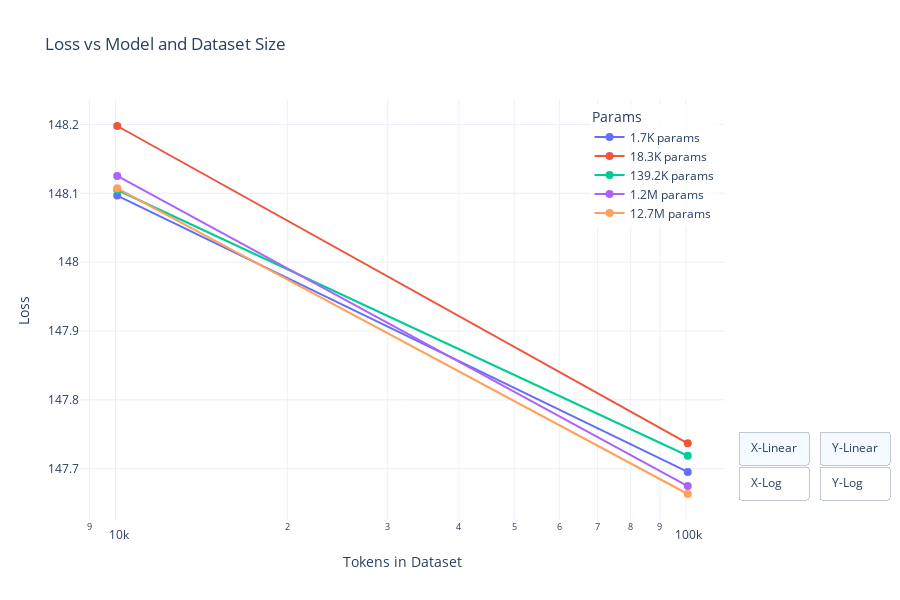

Write notebook code for a chart like this one.
### Code cell
# This adds a new cell after your data loading code to create the desired visualization
import numpy as np
import plotly.graph_objects as go
import plotly.express as px
from IPython.display import display
import ipywidgets as widgets
from scipy.optimize import curve_fit
import math

# Function to create the Loss vs Model and Dataset Size plot
def create_model_dataset_plot(all_detailed_runs, experiment_filenames):
    fig = go.Figure()
    
    # Combine data from all experiment files
    combined_detailed_runs = {}
    
    # Merge all experiment data
    for filename in experiment_filenames:
        detailed_runs = all_detailed_runs[filename]
        for ds_size, runs in detailed_runs.items():
            if ds_size not in combined_detailed_runs:
                combined_detailed_runs[ds_size] = []
            # Add all runs for this dataset size
            combined_detailed_runs[ds_size].extend(runs)
    
    # Define a color map for different parameter sizes
    color_palette = px.colors.qualitative.Plotly
    model_sizes = set()
    
    # First, collect all unique model sizes for consistent color mapping
    for ds_size, runs in combined_detailed_runs.items():
        for run_info in runs:
            num_params = run_info[0]
            model_sizes.add(num_params)
    
    model_sizes = sorted(list(model_sizes))
    color_map = {size: color_palette[i % len(color_palette)] for i, size in enumerate(model_sizes)}
    
    # Format dataset sizes and model parameters for more readable display
    def format_number(num):
        if num >= 1e9:
            return f"{num/1e9:.1f}B"
        elif num >= 1e6:
            return f"{num/1e6:.1f}M"
        elif num >= 1e3:
            return f"{num/1e3:.1f}K"
        else:
            return f"{num:.1f}"
    
    # For each model size, plot a line across dataset sizes
    for model_size in model_sizes:
        ds_sizes = []
        val_losses = []
        
        # Collect validation losses for this model size across all dataset sizes
        for ds_size, runs in combined_detailed_runs.items():
            # Find the run with this model size
            # If multiple runs with the same model size exist for a dataset size,
            # take the one with the best (lowest) validation loss
            best_val_loss = float('inf')
            for run_info in runs:
                num_params, val_loss, _, _ = run_info
                if num_params == model_size and val_loss < best_val_loss:
                    best_val_loss = val_loss
            
            # If we found a matching model size for this dataset size
            if best_val_loss != float('inf'):
                ds_sizes.append(ds_size)
                val_losses.append(best_val_loss)
        
        # Sort by dataset size for proper line plotting
        if ds_sizes:
            sorted_indices = np.argsort(ds_sizes)
            sorted_ds_sizes = [ds_sizes[i] for i in sorted_indices]
            sorted_val_losses = [val_losses[i] for i in sorted_indices]
            
            # Add trace for this model size
            fig.add_trace(
                go.Scatter(
                    x=sorted_ds_sizes,
                    y=sorted_val_losses,
                    mode='lines+markers',
                    name=f"{format_number(model_size)} params",
                    line=dict(color=color_map[model_size]),
                    marker=dict(color=color_map[model_size], size=8),
                    customdata=[model_size] * len(sorted_ds_sizes),  # Store model size for hover info
                    hovertemplate="Dataset size: %{x}<br>Loss: %{y}<br>Params: %{customdata}<extra></extra>"
                )
            )
    
    # Update layout
    fig.update_layout(
        title="Loss vs Model and Dataset Size",
        xaxis_title="Tokens in Dataset",
        yaxis_title="Loss",
        template="plotly_white",
        width=900,
        height=600,
        legend_title="Params",
        legend=dict(
            yanchor="top",
            y=0.99,
            xanchor="right",
            x=0.99,
            bgcolor="rgba(255, 255, 255, 0.8)"
        )
    )
    
    # Set log scale for x-axis by default
    fig.update_xaxes(type="log")
    
    # Add buttons for toggling axis scales
    xaxis_buttons = [
        dict(args=[{"xaxis.type": "linear"}], label="X-Linear", method="relayout"),
        dict(args=[{"xaxis.type": "log"}], label="X-Log", method="relayout")
    ]
    yaxis_buttons = [
        dict(args=[{"yaxis.type": "linear"}], label="Y-Linear", method="relayout"),
        dict(args=[{"yaxis.type": "log"}], label="Y-Log", method="relayout")
    ]
    
    fig.update_layout(
        updatemenus=[
            dict(type="buttons", direction="up", x=1.02, y=0.05, xanchor="left", yanchor="bottom",
                 showactive=True, buttons=xaxis_buttons),
            dict(type="buttons", direction="up", x=1.145, y=0.05, xanchor="left", yanchor="bottom",
                 showactive=True, buttons=yaxis_buttons)
        ]
    )
    
    # Fit power law curves for each model size if enough points
    for model_size in model_sizes:
        ds_sizes = []
        val_losses = []
        
        for ds_size, runs in combined_detailed_runs.items():
            best_val_loss = float('inf')
            for run_info in runs:
                num_params, val_loss, _, _ = run_info
                if num_params == model_size and val_loss < best_val_loss:
                    best_val_loss = val_loss
            
            if best_val_loss != float('inf'):
                ds_sizes.append(ds_size)
                val_losses.append(best_val_loss)
        
        if len(ds_sizes) >= 3:  # Need at least 3 points for a reasonable fit
            sorted_indices = np.argsort(ds_sizes)
            sorted_ds_sizes = np.array([ds_sizes[i] for i in sorted_indices])
            sorted_val_losses = np.array([val_losses[i] for i in sorted_indices])
            
            # Extend the x range for the fitted curve
            min_ds = min(sorted_ds_sizes)
            max_ds = max(sorted_ds_sizes)
            extended_ds = np.logspace(math.log10(min_ds*0.5), math.log10(max_ds*2), 100)
            
            # try:
            #     # Define power law function
            #     def power_law(x, a, b):
            #         return a * x ** (-b)
                
            #     # Fit curve
            #     popt, _ = curve_fit(power_law, sorted_ds_sizes, sorted_val_losses, p0=(1, 0.1))
            #     a, b = popt
                
            #     # Add fitted curve
            #     fig.add_trace(
            #         go.Scatter(
            #             x=extended_ds,
            #             y=power_law(extended_ds, a, b),
            #             mode='lines',
            #             line=dict(color=color_map[model_size], dash='dot'),
            #             showlegend=False
            #         )
            #     )
            # except:
            #     # If curve fitting fails, just skip it
            #     pass
    
    return fig

# Call the function with your data
# Example usage after your data loading section:
model_dataset_fig = create_model_dataset_plot(all_detailed_runs, experiment_filenames)
display(model_dataset_fig)

# Also add a title showing which experiment files were used
experiment_names = ", ".join([name.split("_")[0] + "..." for name in experiment_filenames])
display(widgets.HTML(f"<h3>Combined data from experiments: {experiment_names}</h3>"))

### Figure 1 — Plotly figure (JSON) as saved in the notebook; plotly's stock layout.template omitted (floating-point values rounded to 4 significant figures)
{"data": [{"customdata": [1722, 1722], "hovertemplate": "Dataset size: %{x}<br>Loss: %{y}<br>Params: %{customdata}<extra></extra>", "line": {"color": "#636EFA"}, "marker": {"color": "#636EFA", "size": 8}, "mode": "lines+markers", "name": "1.7K params", "type": "scatter", "x": [10068, 100719], "y": [148.1, 147.7]}, {"customdata": [18298, 18298], "hovertemplate": "Dataset size: %{x}<br>Loss: %{y}<br>Params: %{customdata}<extra></extra>", "line": {"color": "#EF553B"}, "marker": {"color": "#EF553B", "size": 8}, "mode": "lines+markers", "name": "18.3K params", "type": "scatter", "x": [10068, 100719], "y": [148.2, 147.7]}, {"customdata": [139222, 139222], "hovertemplate": "Dataset size: %{x}<br>Loss: %{y}<br>Params: %{customdata}<extra></extra>", "line": {"color": "#00CC96"}, "marker": {"color": "#00CC96", "size": 8}, "mode": "lines+markers", "name": "139.2K params", "type": "scatter", "x": [10068, 100719], "y": [148.1, 147.7]}, {"customdata": [1228298, 1228298], "hovertemplate": "Dataset size: %{x}<br>Loss: %{y}<br>Params: %{customdata}<extra></extra>", "line": {"color": "#AB63FA"}, "marker": {"color": "#AB63FA", "size": 8}, "mode": "lines+markers", "name": "1.2M params", "type": "scatter", "x": [10068, 100719], "y": [148.1, 147.7]}, {"customdata": [12735754, 12735754], "hovertemplate": "Dataset size: %{x}<br>Loss: %{y}<br>Params: %{customdata}<extra></extra>", "line": {"color": "#FFA15A"}, "marker": {"color": "#FFA15A", "size": 8}, "mode": "lines+markers", "name": "12.7M params", "type": "scatter", "x": [10068, 100719], "y": [148.1, 147.7]}], "layout": {"height": 600, "legend": {"bgcolor": "rgba(255, 255, 255, 0.8)", "title": {"text": "Params"}, "x": 0.99, "xanchor": "right", "y": 0.99, "yanchor": "top"}, "title": {"text": "Loss vs Model and Dataset Size"}, "updatemenus": [{"buttons": [{"args": [{"xaxis.type": "linear"}], "label": "X-Linear", "method": "relayout"}, {"args": [{"xaxis.type": "log"}], "label": "X-Log", "method": "relayout"}], "direction": "up", "showactive": true, "type": "buttons", "x": 1.02, "xanchor": "left", "y": 0.05, "yanchor": "bottom"}, {"buttons": [{"args": [{"yaxis.type": "linear"}], "label": "Y-Linear", "method": "relayout"}, {"args": [{"yaxis.type": "log"}], "label": "Y-Log", "method": "relayout"}], "direction": "up", "showactive": true, "type": "buttons", "x": 1.145, "xanchor": "left", "y": 0.05, "yanchor": "bottom"}], "width": 900, "xaxis": {"title": {"text": "Tokens in Dataset"}, "type": "log"}, "yaxis": {"title": {"text": "Loss"}}}}
